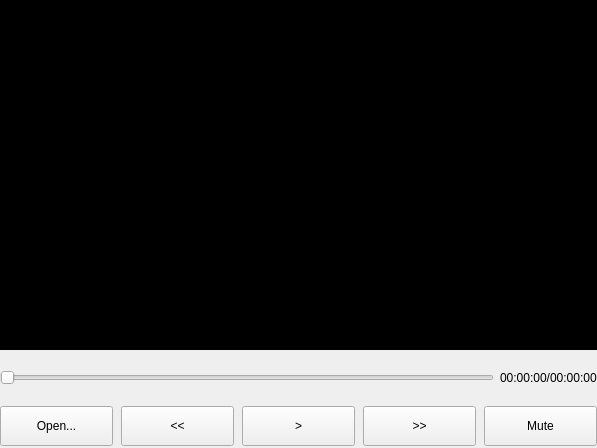
<?xml version="1.0" encoding="UTF-8"?>
<ui version="4.0">
 <class>MainWindow</class>
 <widget class="QMainWindow" name="MainWindow">
  <property name="geometry">
   <rect>
    <x>0</x>
    <y>0</y>
    <width>597</width>
    <height>448</height>
   </rect>
  </property>
  <property name="windowTitle">
   <string>myplayer</string>
  </property>
  <widget class="QWidget" name="centralWidget">
   <property name="styleSheet">
    <string notr="true"/>
   </property>
   <layout class="QGridLayout" name="gridLayout">
    <property name="leftMargin">
     <number>0</number>
    </property>
    <property name="topMargin">
     <number>0</number>
    </property>
    <property name="rightMargin">
     <number>0</number>
    </property>
    <property name="bottomMargin">
     <number>2</number>
    </property>
    <property name="spacing">
     <number>0</number>
    </property>
    <item row="0" column="0">
     <layout class="QVBoxLayout" name="verticalLayout" stretch="8,1,1">
      <item>
       <widget class="videoWidget" name="widget" native="true">
        <property name="styleSheet">
         <string notr="true">background-color: rgb(0, 0, 0);</string>
        </property>
       </widget>
      </item>
      <item>
       <layout class="QHBoxLayout" name="horizontalLayout">
        <item>
         <widget class="QSlider" name="horizontalSlider">
          <property name="orientation">
           <enum>Qt::Horizontal</enum>
          </property>
         </widget>
        </item>
        <item>
         <widget class="QLabel" name="label">
          <property name="text">
           <string>00:00:00/00:00:00</string>
          </property>
         </widget>
        </item>
       </layout>
      </item>
      <item>
       <layout class="QHBoxLayout" name="horizontalLayout_2">
        <property name="spacing">
         <number>8</number>
        </property>
        <item>
         <widget class="QPushButton" name="pushButton">
          <property name="minimumSize">
           <size>
            <width>0</width>
            <height>40</height>
           </size>
          </property>
          <property name="text">
           <string>Open...</string>
          </property>
         </widget>
        </item>
        <item>
         <widget class="QPushButton" name="pushButton_2">
          <property name="minimumSize">
           <size>
            <width>0</width>
            <height>40</height>
           </size>
          </property>
          <property name="text">
           <string>&lt;&lt;</string>
          </property>
         </widget>
        </item>
        <item>
         <widget class="QPushButton" name="pushButton_3">
          <property name="minimumSize">
           <size>
            <width>0</width>
            <height>40</height>
           </size>
          </property>
          <property name="styleSheet">
           <string notr="true">font: 14pt &quot;Ubuntu&quot;;</string>
          </property>
          <property name="text">
           <string>&gt;</string>
          </property>
         </widget>
        </item>
        <item>
         <widget class="QPushButton" name="pushButton_4">
          <property name="minimumSize">
           <size>
            <width>0</width>
            <height>40</height>
           </size>
          </property>
          <property name="text">
           <string>&gt;&gt;</string>
          </property>
         </widget>
        </item>
        <item>
         <widget class="QPushButton" name="pushButton_5">
          <property name="minimumSize">
           <size>
            <width>0</width>
            <height>40</height>
           </size>
          </property>
          <property name="text">
           <string>Mute</string>
          </property>
         </widget>
        </item>
       </layout>
      </item>
     </layout>
    </item>
   </layout>
  </widget>
  <widget class="QMenuBar" name="menuBar">
   <property name="geometry">
    <rect>
     <x>0</x>
     <y>0</y>
     <width>597</width>
     <height>25</height>
    </rect>
   </property>
  </widget>
 </widget>
 <layoutdefault spacing="6" margin="11"/>
 <customwidgets>
  <customwidget>
   <class>videoWidget</class>
   <extends>QWidget</extends>
   <header>videowidget.h</header>
   <container>1</container>
  </customwidget>
 </customwidgets>
 <resources/>
 <connections/>
</ui>
